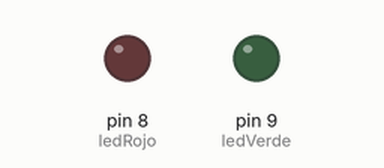
The sketch below on a simulated Arduino Uno, built with avr-gcc and run on an emulated ATmega328P. Shown: output pins drawn as LEDs (lit = HIGH). What the sketch prints to the serial monitor is not drawn.

Above: at 0.1 s.
At 1.1 s:
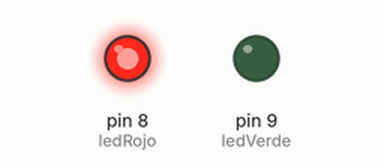
Timing chart, 0 to 2.6 s (numbered marks = the images above):
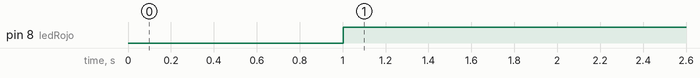

Measured:
- by itself, pin 8 (ledRojo): LOW → HIGH at 1.0 s

The sketch:

2.3_Contrase_a.ino
```cpp
#include <Keypad.h>

int ledRojo = 8;
int ledVerde = 9;

char pass[4] = {'9','8','7','6'};
double inicioCuentaTiempo;
const byte nfilas = 4;
const byte ncolumnas = 4;
char teclas[nfilas][ncolumnas] = {
{'1','2','3','A'},
{'4','5','6','B'},
{'7','8','9','C'},
{'*','0','#','D'}
};
byte pfilas[nfilas] = {5,4,3,2}; // Filas
byte pcolumnas[ncolumnas] = {A3,A2,A1,A0}; //Columnas
Keypad teclado = Keypad( makeKeymap(teclas), pfilas, pcolumnas,
nfilas, ncolumnas );


void setup() {
  pinMode(ledRojo,OUTPUT);
  pinMode(ledVerde,OUTPUT);
  Serial.begin(9600);
}

void loop() {
  if(comprobarPassword()){
    inicioCuentaTiempo = millis();
    digitalWrite(ledRojo,LOW);
    digitalWrite(ledVerde,HIGH);
    while( millis() - inicioCuentaTiempo <= 5000 ){
       if(teclado.getKey() == 'C'){
           digitalWrite(ledVerde,LOW);
           digitalWrite(ledRojo,HIGH);
       }
    }
  }
  digitalWrite(ledVerde,LOW);
  digitalWrite(ledRojo,HIGH);
}

boolean comprobarPassword(){
  int i = 0;
  inicioCuentaTiempo = millis();
  boolean correcto = true;

    while(i < 4){
      Serial.print(i);
      while( millis() - inicioCuentaTiempo <= 1000 ){
        if(pass[i] != teclado.getKey()){
          correcto = false;
        }
      }
      i++;
    }
  return correcto;
}
```
